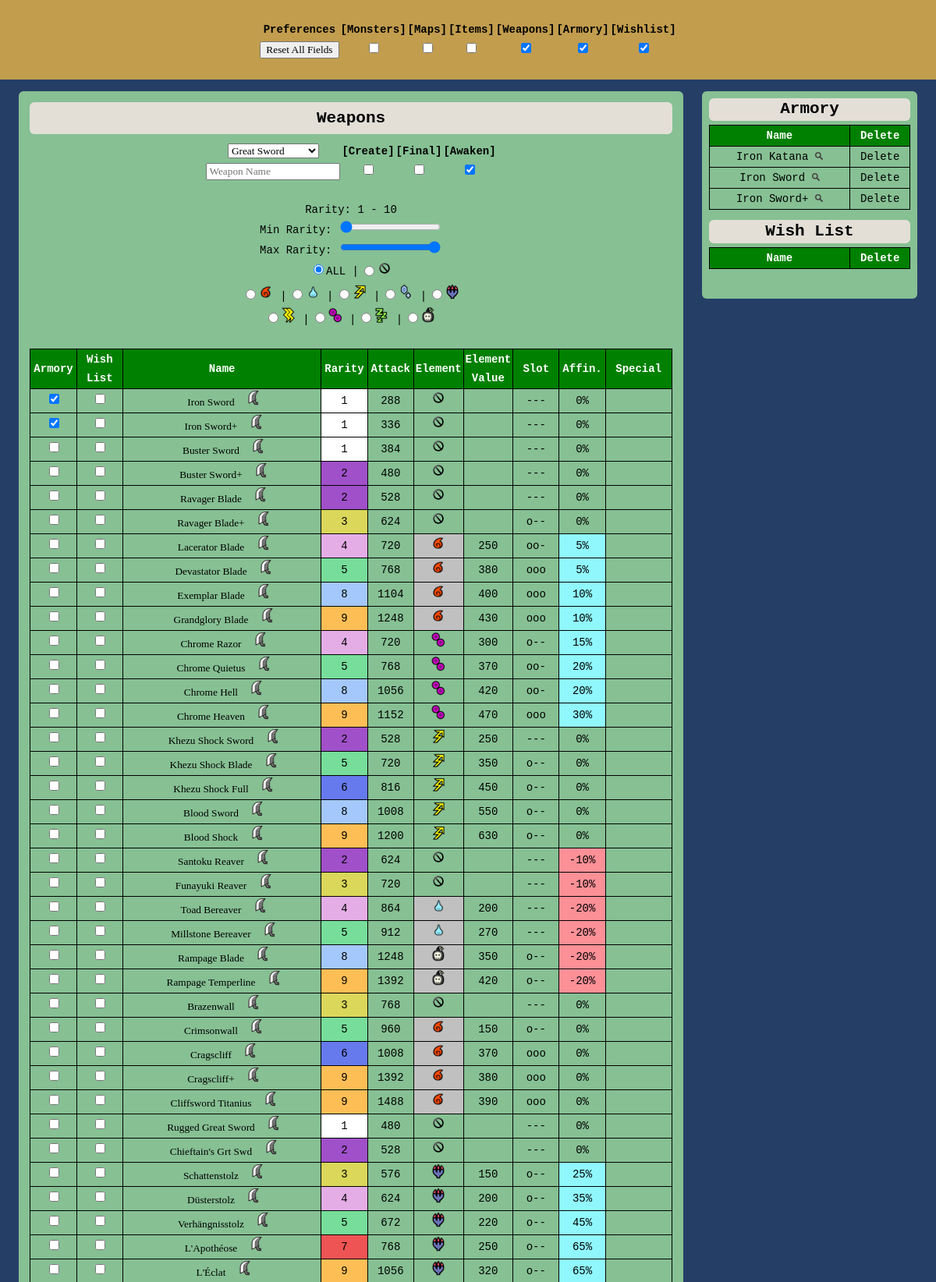
The page / (upper part) on the database its author committed.
### tables this page shows
CREATE TABLE IF NOT EXISTS `armory` (
  `id` int(5) NOT NULL,
  `name` varchar(80) NOT NULL,
  PRIMARY KEY (`id`),
  UNIQUE KEY `id` (`id`),
  UNIQUE KEY `name` (`name`)
);

CREATE TABLE IF NOT EXISTS `weapondata` (
  `id` int(5) NOT NULL,
  `parentId` int(5) NOT NULL,
  `weaponTypeId` int(5) NOT NULL,
  `name` varchar(80) NOT NULL,
  `attack` int(5) NOT NULL,
  `element` varchar(3) NOT NULL,
  `elementValue` int(5) DEFAULT NULL,
  `created` int(1) NOT NULL,
  `final` int(1) NOT NULL,
  `slot` int(1) NOT NULL,
  `rare` int(2) NOT NULL,
  `affinity` decimal(2,2) NOT NULL,
  `defense` int(3) DEFAULT NULL,
  `special` varchar(40) DEFAULT NULL,
  `awaken` int(1) NOT NULL,
  `red` int(3) NOT NULL,
  `orange` int(3) NOT NULL,
  `yellow` int(3) NOT NULL,
  `green` int(3) NOT NULL,
  `blue` int(3) NOT NULL,
  `white` int(3) NOT NULL,
  `purple` int(3) NOT NULL,
  `redPlus` int(3) NOT NULL,
  `orangePlus` int(3) NOT NULL,
  `yellowPlus` int(3) NOT NULL,
  `greenPlus` int(3) NOT NULL,
  `bluePlus` int(3) NOT NULL,
  `whitePlus` int(3) NOT NULL,
  `purplePlus` int(3) NOT NULL,
  `own` int(1) NOT NULL,
  `hierarchy` varchar(3000) NOT NULL,
  PRIMARY KEY (`id`)
);

### index.php (the view, shortened to what the rows shown need)
<!doctype html>
<html>
<head>
    <link rel="stylesheet" type="text/css" href="assets/stylesheets/main.css">
</head>
<body>
    <form method=POST name="form">
        <?php
            require_once('db_connect.php');
            if(isset($_POST['postCheck'])) {
                if($_POST['armoryShow']==1){ $armoryShowCheck='checked';
                } else { $armoryShowCheck='';}
                if($_POST['wishlistShow']==1){ $wishlistShowCheck='checked';
                } else { $wishlistShowCheck='';}
                if(isset($_POST['weaponPath'])){
                    $weaponPath=$_POST['weaponPath'];
                } else {
                    $weaponPath=null;
                }
                if($_POST['mapShow']==1){ $mapCheck='checked';
                } else { $mapCheck='';}
                $area=$_POST['area'];
                if($_POST['monsterShow']==1) {$monsterCheck='checked';
                    if(isset($_POST['monster'])){$monster=$_POST['monster'];
                    } else{$monster=1;}
                } else {$monsterCheck='';}
                if($_POST['itemShow']==1) {$itemCheck='checked';
                } else {$itemCheck='';}
                $itemName=$_POST['itemName'];
                if($_POST['createShow']==1){ $createCheck='checked'; $createFilter=1;
                } else { $createCheck=''; $createFilter=0;}
                if($_POST['finalShow']==1){ $finalCheck='checked'; $finalFilter=1;
                } else { $finalCheck=''; $finalFilter=0;}
                if($_POST['awakenShow']==1){ $awakenCheck='checked'; $awakenFilter=1;
                } else { $awakenCheck=''; $awakenFilter=0;}
                if($_POST['weaponShow']==1) {$weaponCheck='checked';
                } else {$weaponCheck='';}
                if(isset($_POST['searchClick'])){
                    $weaponName=$_POST['searchClick'];
                } else {$weaponName=$_POST['weaponName'];}
                if(isset($_POST['weaponImage'])) {
                    $weaponType=$_POST['weaponImage'];
                } else {$weaponType=$_POST['weaponType'];
                }
                if(isset($_POST['minRaritySelect'])) {
                    $minRaritySelect=$_POST['minRaritySelect'];
                    $maxRaritySelect=$_POST['maxRaritySelect'];
                } else {
                    $minRaritySelect=1;
                    $maxRaritySelect=10;
                }
                if(isset($_POST['elementImage'])) {
                    $elemFilter=$_POST['elementImage'];
                } else {
                    $elemFilter=$_POST['elem'];
                }
                switch($elemFilter) {
                    case "%": $allCheck = "checked"; break;
                    case "RAW": $rawCheck = "checked"; break;
                    case "FIR": $firCheck = "checked"; break;
                    case "WAT": $watCheck = "checked"; break;
                    case "THU": $thuCheck = "checked"; break;
                    case "ICE": $iceCheck = "checked"; break;
                    case "DRA": $draCheck = "checked"; break;
                    case "PAR": $parCheck = "checked"; break;
                    case "POI": $poiCheck = "checked"; break;
                    case "SLE": $sleCheck = "checked"; break;
                    case "BLA": $blaCheck = "checked"; break;
                }
            } else {
                $armoryShowCheck='checked';
                $wishlistShowCheck='checked';
                $createFilter=0;
                $finalFilter=0;
                $awakenFilter=1;
                $weaponCheck='checked';
                $weaponName=null;
                $weaponType=1;
                $minRaritySelect=1;
                $maxRaritySelect=10;
                $elemFilter='%';
            }
            echo("<div id='navigation'>");
            echo("<table class='nav'>");
            echo("<tr>
                 <th class='navTdTh'>Preferences</th>
                 <th class='navTdTh'>[Monsters]</th>
                 <th class='navTdTh'>[Maps]</th>
                 <th class='navTdTh'>[Items]</th>
                 <th class='navTdTh'>[Weapons]</th>
                 <th class='navTdTh'>[Armory]</th>
                 <th class='navTdTh'>[Wishlist]</th>
                 </tr>");
            echo("</table>");
            echo("</div>");
            echo("<div id='wrapper'>");
            echo("<div id='aside'>");
            if($armoryShowCheck=='checked'){
                echo ("<H2>Armory</H2>");
                $sql = 'SELECT *
                        FROM armory';
                $armoryTableResult = mysqli_query($mysqli,$sql) or die(mysqli_error($mysqli) . '; armory table error');
                echo("<table class='data wish'>");
                echo("<tr class='dataTh'>
                    <th style='width: 70%;'>Name</th>
                    <th>Delete</th>
                    </tr>");
                while($row=mysqli_fetch_array($armoryTableResult))
                {
                    echo("<tr>");
                    echo "<td>" . $row['name']
                    . " <input type='image' name='searchClick' onclick = 'this.form.submit()' src=assets/resources/ui/search.png value='".$row['name']."'>"
                    . "<td> Delete";
                }
                echo("</table>");
            }
            if($wishlistShowCheck=='checked'){
                echo ("<H2>Wish List</H2>");
                echo("<table class='data wish'>");
                echo("<tr class='dataTh'>
                    <th style='width: 70%;'>Name</th>
                    <th>Delete</th>
                    </tr>");
                echo("</table>");
            }
            echo("</div>");
            echo("<div id='section'>");
            if($weaponCheck=='checked'){
                echo ("<H2>Weapons</H2>");
                $sql = "SELECT type, weapontypeid
                        FROM weapon_types
                        ORDER BY weaponTypeId";
                $result=mysqli_query($mysqli, $sql) or die(mysqli_error($mysqli) . '; weapon dropdown error');
                $weaponDropdownString = "<select name='weaponType' onchange='this.form.submit()' value='' >Weapon Type</option>";
                while($row=mysqli_fetch_array($result)){
                    if($row['weapontypeid']==$weaponType){
                        $weaponDropdownString .= "<option value=$row[weapontypeid] selected>$row[type]</option>";
                    } else{
                        $weaponDropdownString .= "<option value=$row[weapontypeid]>$row[type]</option>";
                    }
                }
                $weaponDropdownString .= "</select>";
                echo("<table class='nav'>");
                echo("<tr>
                     <th class='navTdTh'>$weaponDropdownString</th>
                     <th class='navTdTh'>[Create]</th>
                     <th class='navTdTh'>[Final]</th>
                     <th class='navTdTh'>[Awaken]</th>
                     </tr>");
                echo("</table>");
                echo("<br>");
                echo "<br>";
                echo "<br>";
                echo "<br>";
                echo "<br>";
                $sql = 'SELECT *
                        FROM weapondata
                        WHERE instr(name,"' . $weaponName . '")>0
                        AND rare BETWEEN ' . $minRaritySelect . ' AND ' . $maxRaritySelect . '
                        AND element LIKE \'%' . $elemFilter . '%\'
                        AND (' . $createFilter . '=0 OR created=' . $createFilter .')
                        AND (' . $finalFilter . '=0 OR final=' . $finalFilter .')
                        AND (0='.$weaponType.' OR weapontypeid='.$weaponType.')
                        ORDER BY id';
                $result = mysqli_query($mysqli,$sql) or die(mysqli_error($mysqli) . '; weapon table error');
                echo("<table class='data weaponTable'>");
                echo("<tr class='dataTh'>
                     <th style='width: 7%;'>Armory</th>
                     <th style='width: 7%;'>Wish<br>List</th>
                     <th style='width: 30%;'>Name</th>
                     <th style='width: 7%;'>Rarity</th>
                     <th style='width: 7%;'>Attack</th>
                     <th style='width: 7%;'>Element</th>
                     <th style='width: 7%;'>Element Value</th>
                     <th style='width: 7%;'>Slot</th>
                     <th style='width: 7%;'>Affin.</th>
                     <th style='width: 10%;'>Special</th>
                     </tr>");
                while($weaponsRow=mysqli_fetch_array($result))
                {
                    $sql = 'SELECT *
                            FROM armory
                            WHERE id=' . $weaponsRow['id'];
                    $armoryResult = mysqli_query($mysqli,$sql) or die(mysqli_error($mysqli) . '; armory error');
                    $armoryRow=mysqli_fetch_array($armoryResult);
                    if( $armoryRow['id'] ){$armoryCheck = 'checked';
                    } else{$armoryCheck = null;}
                    $sql = 'SELECT *
                            FROM wishlist
                            WHERE id=' . $weaponsRow['id'];
                    $wishlistResult = mysqli_query($mysqli,$sql) or die(mysqli_error($mysqli) . '; wishlist error');
                    $wishlistRow=mysqli_fetch_array($wishlistResult);
                    if($wishlistRow['id']){$wishlistCheck='checked';
                    } else{$wishlistCheck=null;}
                    switch($weaponsRow['slot']) {
                        case "0": $slot = "---"; break;
                        case "1": $slot = "o--"; break;
                        case "2": $slot = "oo-"; break;
                        case "3": $slot = "ooo"; break;}
                    if ($weaponsRow['awaken']==1) {$elemBg = '#CGCGCG';
                    } else {$elemBg = null;}
                    if ($weaponsRow['affinity']<0) {$affinityBg = '#FC9097';
                    } elseif($weaponsRow['affinity']>0) {$affinityBg = '#90F8FC';
                    } else {$affinityBg = null;}
                    $affinity=$weaponsRow['affinity']*100;
                    $sql = 'SELECT color
                            FROM rarecolors
                            WHERE rare=' . $weaponsRow['rare'];
                    $colorResult = mysqli_query($mysqli,$sql) or die(mysqli_error($mysqli) . '; color table error');
                    $rareColorsRow=mysqli_fetch_array($colorResult);
                    if ($awakenFilter==1){
                        $elemType=$weaponsRow['element'];
                        $elemValue=$weaponsRow['elementValue'];
                    }
                    echo("<tr>");
                    echo
                        "<input type='hidden' value='0' name='own" . $weaponsRow['id'] . "'/>"
                        ."<input type='hidden' value='0' name='wish" . $weaponsRow['id'] . "'/>"
                        ."<td><center><input type='checkbox' value='1' $armoryCheck name='own" . $weaponsRow['id'] . "' onchange='this.form.submit()' class='checkbox'/></center>"
                        ."<td><center><input type='checkbox' value='1'  $wishlistCheck name='wish" . $weaponsRow['id'] . "' onchange='this.form.submit()' class='checkbox'/></center>"
                        .'<td><input type="submit" name="weaponPath" value="'.$weaponsRow['name'].'" class="button" > <input type="image" name="weaponImage" value='.$weaponsRow['weaponTypeId'].' src=assets/resources/weapons/'.$weaponsRow['weaponTypeId'].'.png height="20" width="20">'
                        ."<td BGCOLOR='$rareColorsRow[color]'><center>$weaponsRow[rare]</center>"
                        ."<td><center>$weaponsRow[attack]</center></td>"
                        ."<td BGCOLOR='$elemBg'><center><input type ='image' name='elementImage' value=$elemType src=assets/resources/elements/$elemType.png height='20' width='20'></center></td>"
                        ."<td><center>$elemValue</center></td>"
                        ."<td><center>$slot</center></td>"
                        ."<td BGCOLOR='$affinityBg'><center>$affinity%</center></td>"
                        ."<td>$weaponsRow[special]</td>"
                        ;
                }
                echo("</table>");
            }
            echo("</div>");
            echo("</div>");
        ?>
    </form>
</body>
</html>

### rows shown on the page
armory: name "Iron Katana"
armory: name "Iron Sword"
armory: name "Iron Sword+"
weapondata: weaponPath "Iron Sword", rare "1", attack "288", slot "---", affinity "0"
weapondata: weaponPath "Iron Sword+", rare "1", attack "336", slot "---", affinity "0"
weapondata: weaponPath "Buster Sword", rare "1", attack "384", slot "---", affinity "0"
weapondata: weaponPath "Buster Sword+", rare "2", attack "480", slot "---", affinity "0"
weapondata: weaponPath "Ravager Blade", rare "2", attack "528", slot "---", affinity "0"
weapondata: weaponPath "Ravager Blade+", rare "3", attack "624", slot "o--", affinity "0"
weapondata: weaponPath "Lacerator Blade", rare "4", attack "720", elementValue "250", slot "oo-", affinity "5"
weapondata: weaponPath "Devastator Blade", rare "5", attack "768", elementValue "380", slot "ooo", affinity "5"
weapondata: weaponPath "Exemplar Blade", rare "8", attack "1104", elementValue "400", slot "ooo", affinity "10"
weapondata: weaponPath "Grandglory Blade", rare "9", attack "1248", elementValue "430", slot "ooo", affinity "10"
weapondata: weaponPath "Chrome Razor", rare "4", attack "720", elementValue "300", slot "o--", affinity "15"
weapondata: weaponPath "Chrome Quietus", rare "5", attack "768", elementValue "370", slot "oo-", affinity "20"
weapondata: weaponPath "Chrome Hell", rare "8", attack "1056", elementValue "420", slot "oo-", affinity "20"
weapondata: weaponPath "Chrome Heaven", rare "9", attack "1152", elementValue "470", slot "ooo", affinity "30"
weapondata: weaponPath "Khezu Shock Sword", rare "2", attack "528", elementValue "250", slot "---", affinity "0"
weapondata: weaponPath "Khezu Shock Blade", rare "5", attack "720", elementValue "350", slot "o--", affinity "0"
weapondata: weaponPath "Khezu Shock Full", rare "6", attack "816", elementValue "450", slot "o--", affinity "0"
weapondata: weaponPath "Blood Sword", rare "8", attack "1008", elementValue "550", slot "o--", affinity "0"
weapondata: weaponPath "Blood Shock", rare "9", attack "1200", elementValue "630", slot "o--", affinity "0"
weapondata: weaponPath "Santoku Reaver", rare "2", attack "624", slot "---", affinity "-10"
weapondata: weaponPath "Funayuki Reaver", rare "3", attack "720", slot "---", affinity "-10"
weapondata: weaponPath "Toad Bereaver", rare "4", attack "864", elementValue "200", slot "---", affinity "-20"
weapondata: weaponPath "Millstone Bereaver", rare "5", attack "912", elementValue "270", slot "---", affinity "-20"
weapondata: weaponPath "Rampage Blade", rare "8", attack "1248", elementValue "350", slot "o--", affinity "-20"
weapondata: weaponPath "Rampage Temperline", rare "9", attack "1392", elementValue "420", slot "o--", affinity "-20"
weapondata: weaponPath "Brazenwall", rare "3", attack "768", slot "---", affinity "0"
weapondata: weaponPath "Crimsonwall", rare "5", attack "960", elementValue "150", slot "o--", affinity "0"
weapondata: weaponPath "Cragscliff", rare "6", attack "1008", elementValue "370", slot "ooo", affinity "0"
weapondata: weaponPath "Cragscliff+", rare "9", attack "1392", elementValue "380", slot "ooo", affinity "0"
weapondata: weaponPath "Cliffsword Titanius", rare "9", attack "1488", elementValue "390", slot "ooo", affinity "0"
weapondata: weaponPath "Rugged Great Sword", rare "1", attack "480", slot "---", affinity "0"
weapondata: weaponPath "Chieftain's Grt Swd", rare "2", attack "528", slot "---", affinity "0"
weapondata: weaponPath "Schattenstolz", rare "3", attack "576", elementValue "150", slot "o--", affinity "25"
weapondata: weaponPath "Düsterstolz", rare "4", attack "624", elementValue "200", slot "o--", affinity "35"
weapondata: weaponPath "Verhängnisstolz", rare "5", attack "672", elementValue "220", slot "o--", affinity "45"
weapondata: weaponPath "L'Apothéose", rare "7", attack "768", elementValue "250", slot "o--", affinity "65"
weapondata: weaponPath "L'Éclat", rare "9", attack "1056", elementValue "320", slot "o--", affinity "65"

### other values the page prints
$minRaritySelect "1"
$maxRaritySelect "10"
form field weaponType "Great Sword"
